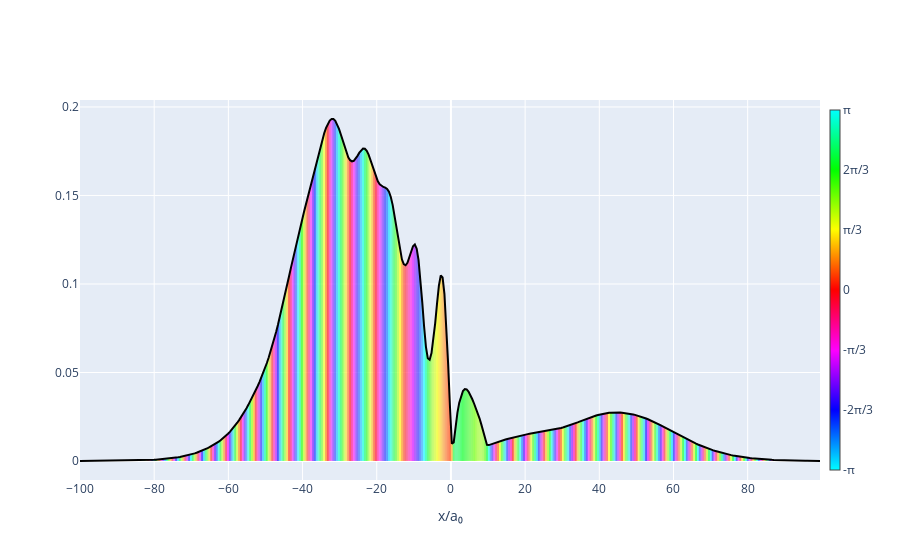

The code cell stored with this chart in its notebook:
### Code cell
qm.plot_complex_field(qm.psi)[0]
